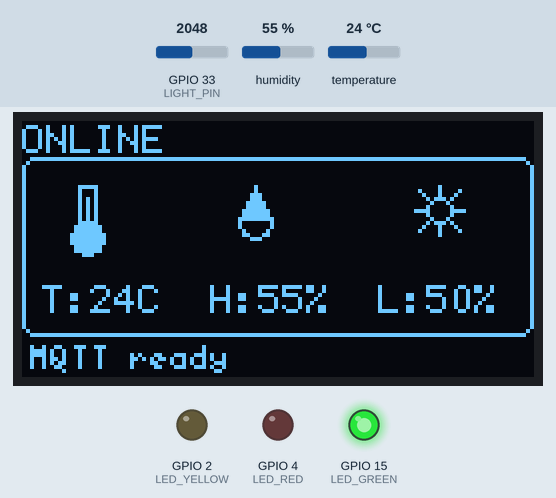
A sketch run on a simulated ESP32. On the bench: 128×64 one-colour display, output pins drawn as LEDs (lit = HIGH). The test bench sets the inputs (shaded band); at power-on: humidity 55 %, GPIO 33 (LIGHT_PIN) = 2048, temperature 24 °C (analog values on the 0–4095 scale). WiFi joins after 1.5 s; servers stay silent unless stated; random numbers use the default seed unless the sketch sets one; no MQTT or app messages arrive unless stated; what the sketch prints to the serial monitor is not drawn.

Above: at 2.8 s.
2.9 s: humidity set to 69 %
At 4.6 s:
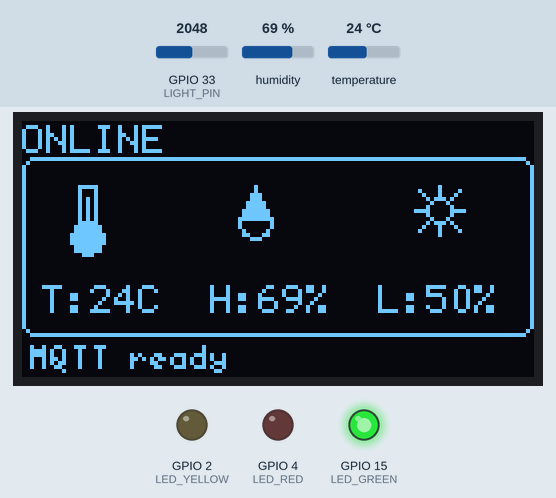
5.2 s: humidity set to 72 %
At 6.2 s:
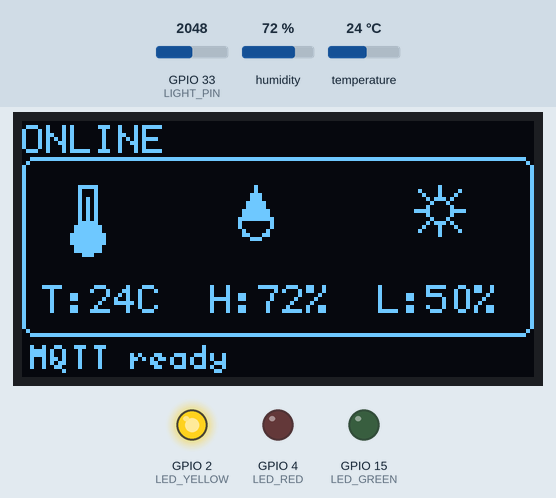
7.2 s: GPIO 33 (LIGHT_PIN) set to 2866
At 8.9 s:
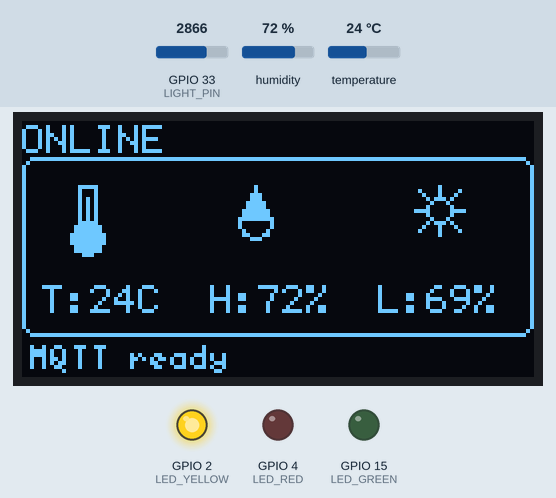
9.2 s: humidity set to 22 %
At 12.3 s:
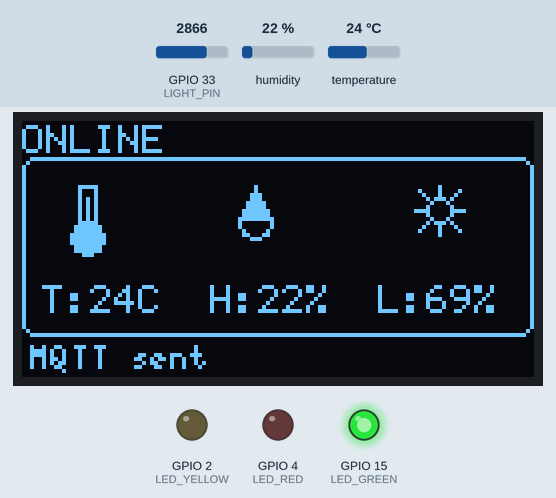
13.2 s: temperature set to 27 °C
At 14.5 s:
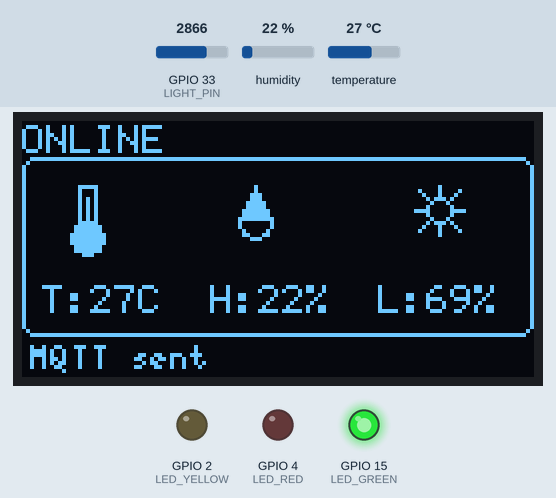
15.2 s: temperature set to 30 °C
At 16.0 s:
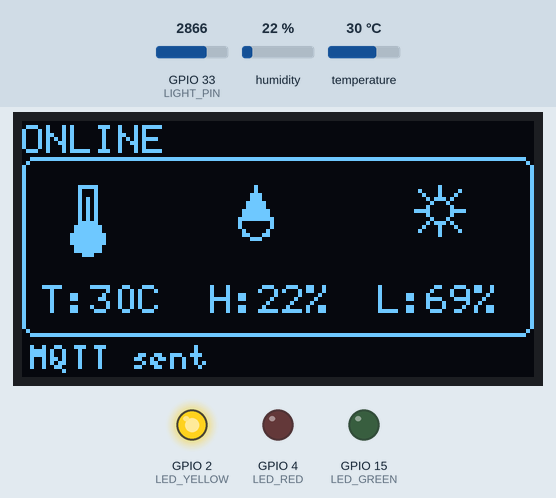
Timing chart, 0 to 18.2 s (numbered marks = the images above; inputs shaded):
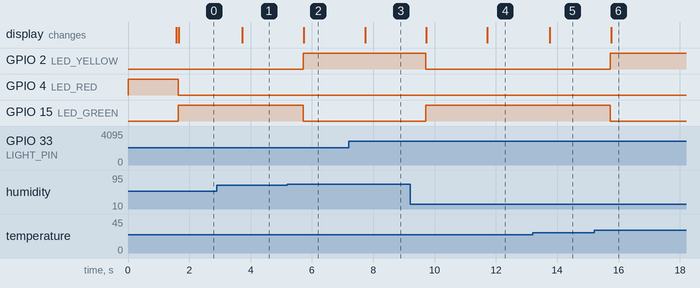

The sketch:

26_mqtt.ino
```cpp
#include <SimpleDHT.h>
#include <Wire.h>
#include <U8g2lib.h>
#include <WiFi.h>
#include <PubSubClient.h>

constexpr uint8_t DHT11_PIN = 14;
constexpr uint8_t LIGHT_PIN = 33;
constexpr uint8_t LED_GREEN = 15;
constexpr uint8_t LED_YELLOW = 2;
constexpr uint8_t LED_RED = 4;

constexpr char WIFI_SSID[] = "a";
constexpr char WIFI_PASSWORD[] = "YOUR_WIFI_PASSWORD";
constexpr char MQTT_HOST[] = "mqttgo.io";
constexpr uint16_t MQTT_PORT = 1883;
constexpr char MQTT_TOPIC[] = "Hsiang/class305/data";
constexpr unsigned long SENSOR_INTERVAL = 1000;
constexpr unsigned long MQTT_INTERVAL = 10000;

SimpleDHT11 dht11(DHT11_PIN);
U8G2_SSD1306_128X64_NONAME_F_HW_I2C u8g2(U8G2_R0, U8X8_PIN_NONE);
WiFiClient wifiClient;
PubSubClient mqttClient(wifiClient);

byte temperature = 0;
byte humidity = 0;
int lightPercent = 0;
int dhtError = SimpleDHTErrSuccess;
unsigned long lastSensorRead = 0;
unsigned long lastMqttPublish = 0;
String mqttStatus = "MQTT...";

void drawThermometer(uint8_t x, uint8_t y) {
  u8g2.drawFrame(x + 3, y, 5, 11);
  u8g2.drawDisc(x + 5, y + 13, 4);
  u8g2.drawLine(x + 5, y + 3, x + 5, y + 12);
}

void drawDrop(uint8_t x, uint8_t y) {
  u8g2.drawCircle(x + 5, y + 9, 4);
  u8g2.drawTriangle(x + 5, y, x + 1, y + 8, x + 9, y + 8);
}

void drawSun(uint8_t x, uint8_t y) {
  u8g2.drawCircle(x + 6, y + 6, 3);
  u8g2.drawLine(x + 6, y, x + 6, y + 2);
  u8g2.drawLine(x + 6, y + 10, x + 6, y + 12);
  u8g2.drawLine(x, y + 6, x + 2, y + 6);
  u8g2.drawLine(x + 10, y + 6, x + 12, y + 6);
  u8g2.drawLine(x + 1, y + 1, x + 3, y + 3);
  u8g2.drawLine(x + 9, y + 9, x + 11, y + 11);
  u8g2.drawLine(x + 9, y + 3, x + 11, y + 1);
  u8g2.drawLine(x + 1, y + 11, x + 3, y + 9);
}

void updateLeds() {
  bool warning = dhtError == SimpleDHTErrSuccess && (temperature > 28 || humidity > 70);
  bool error = dhtError != SimpleDHTErrSuccess || (WiFi.status() == WL_CONNECTED && !mqttClient.connected());
  digitalWrite(LED_GREEN, !warning && !error);
  digitalWrite(LED_YELLOW, warning && !error);
  digitalWrite(LED_RED, error);
}

void drawDashboard() {
  u8g2.clearBuffer();
  u8g2.drawStr(0, 0, WiFi.status() == WL_CONNECTED ? "ONLINE" : "OFFLINE");
  // Complete rounded frame enclosing every icon and value label.
  u8g2.drawRFrame(0, 9, 128, 45, 3);
  drawThermometer(11, 16);
  drawDrop(53, 16);
  drawSun(98, 16);

  char line[24];
  if (dhtError == SimpleDHTErrSuccess) {
    snprintf(line, sizeof(line), "T:%uC", temperature);
    u8g2.drawStr(5, 40, line);
    snprintf(line, sizeof(line), "H:%u%%", humidity);
    u8g2.drawStr(47, 40, line);
  } else {
    u8g2.drawStr(5, 40, "DHT err");
  }
  snprintf(line, sizeof(line), "L:%d%%", lightPercent);
  u8g2.drawStr(89, 40, line);
  u8g2.setFont(u8g2_font_5x8_tf);
  u8g2.drawStr(2, 55, mqttStatus.c_str());
  u8g2.setFont(u8g2_font_6x12_tf);
  u8g2.sendBuffer();
}

void readSensors() {
  dhtError = dht11.read(&temperature, &humidity, nullptr);
  int lightRaw = analogRead(LIGHT_PIN);
  lightPercent = constrain(map(lightRaw, 0, 4095, 0, 100), 0, 100);
  updateLeds();
}

bool connectWiFi() {
  WiFi.mode(WIFI_STA);
  WiFi.begin(WIFI_SSID, WIFI_PASSWORD);
  for (uint8_t attempt = 0; attempt < 40 && WiFi.status() != WL_CONNECTED; ++attempt) delay(500);
  return WiFi.status() == WL_CONNECTED;
}

bool connectMqtt() {
  if (mqttClient.connected()) return true;
  uint32_t randomPart = esp_random();
  char clientId[32];
  snprintf(clientId, sizeof(clientId), "esp32-%08lX", (unsigned long)randomPart);
  mqttStatus = "MQTT connect";
  drawDashboard();
  bool ok = mqttClient.connect(clientId);
  mqttStatus = ok ? "MQTT ready" : "MQTT error";
  updateLeds();
  drawDashboard();
  return ok;
}

bool publishData() {
  if (!connectMqtt() || dhtError != SimpleDHTErrSuccess) return false;
  char payload[64];
  snprintf(payload, sizeof(payload), "{\"temp\":%u,\"humi\":%u,\"light\":%d}", temperature, humidity, lightPercent);
  bool ok = mqttClient.publish(MQTT_TOPIC, payload);
  mqttStatus = ok ? "MQTT sent" : "MQTT error";
  updateLeds();
  drawDashboard();
  Serial.printf("MQTT %s: %s\n", ok ? "published" : "publish failed", payload);
  return ok;
}

void setup() {
  Serial.begin(115200);
  analogReadResolution(12);
  pinMode(LIGHT_PIN, INPUT);
  pinMode(LED_GREEN, OUTPUT);
  pinMode(LED_YELLOW, OUTPUT);
  pinMode(LED_RED, OUTPUT);
  digitalWrite(LED_GREEN, LOW);
  digitalWrite(LED_YELLOW, LOW);
  digitalWrite(LED_RED, HIGH);

  Wire.begin(21, 22);
  u8g2.begin();
  u8g2.setFont(u8g2_font_6x12_tf);
  u8g2.setFontPosTop();
  mqttClient.setServer(MQTT_HOST, MQTT_PORT);
  connectWiFi();
  readSensors();
  connectMqtt();
  drawDashboard();
  lastSensorRead = millis();
  lastMqttPublish = millis();
}

void loop() {
  unsigned long now = millis();
  if (WiFi.status() != WL_CONNECTED) connectWiFi();
  if (now - lastSensorRead >= SENSOR_INTERVAL) {
    lastSensorRead = now;
    readSensors();
    drawDashboard();
  }
  if (!mqttClient.connected()) connectMqtt();
  mqttClient.loop();
  if (now - lastMqttPublish >= MQTT_INTERVAL) {
    lastMqttPublish = now;
    publishData();
  }
}
```

Measured:
- the behaviour switches between 70 and 71 % on humidity (found by bisection; images 1 and 2)
- the behaviour switches between 28 and 29 °C on temperature (found by bisection; images 5 and 6)
- after the input at 2.9 s, the display: changes after 0.83 s (image 1)
- after the input at 5.2 s, GPIO 2 (LED_YELLOW): LOW → HIGH after 0.51 s; GPIO 15 (LED_GREEN): HIGH → LOW after 0.51 s; the display: changes after 0.53 s (image 2)
- after the input at 7.2 s, the display: changes after 0.53 s (image 3)
- after the input at 9.2 s, GPIO 2 (LED_YELLOW): HIGH → LOW after 0.51 s; GPIO 15 (LED_GREEN): LOW → HIGH after 0.51 s
- after the input at 13.2 s, the display: changes after 0.56 s (image 5)
- after the input at 15.2 s, GPIO 2 (LED_YELLOW): LOW → HIGH after 0.54 s; GPIO 15 (LED_GREEN): HIGH → LOW after 0.54 s; the display: changes after 0.56 s (image 6)
